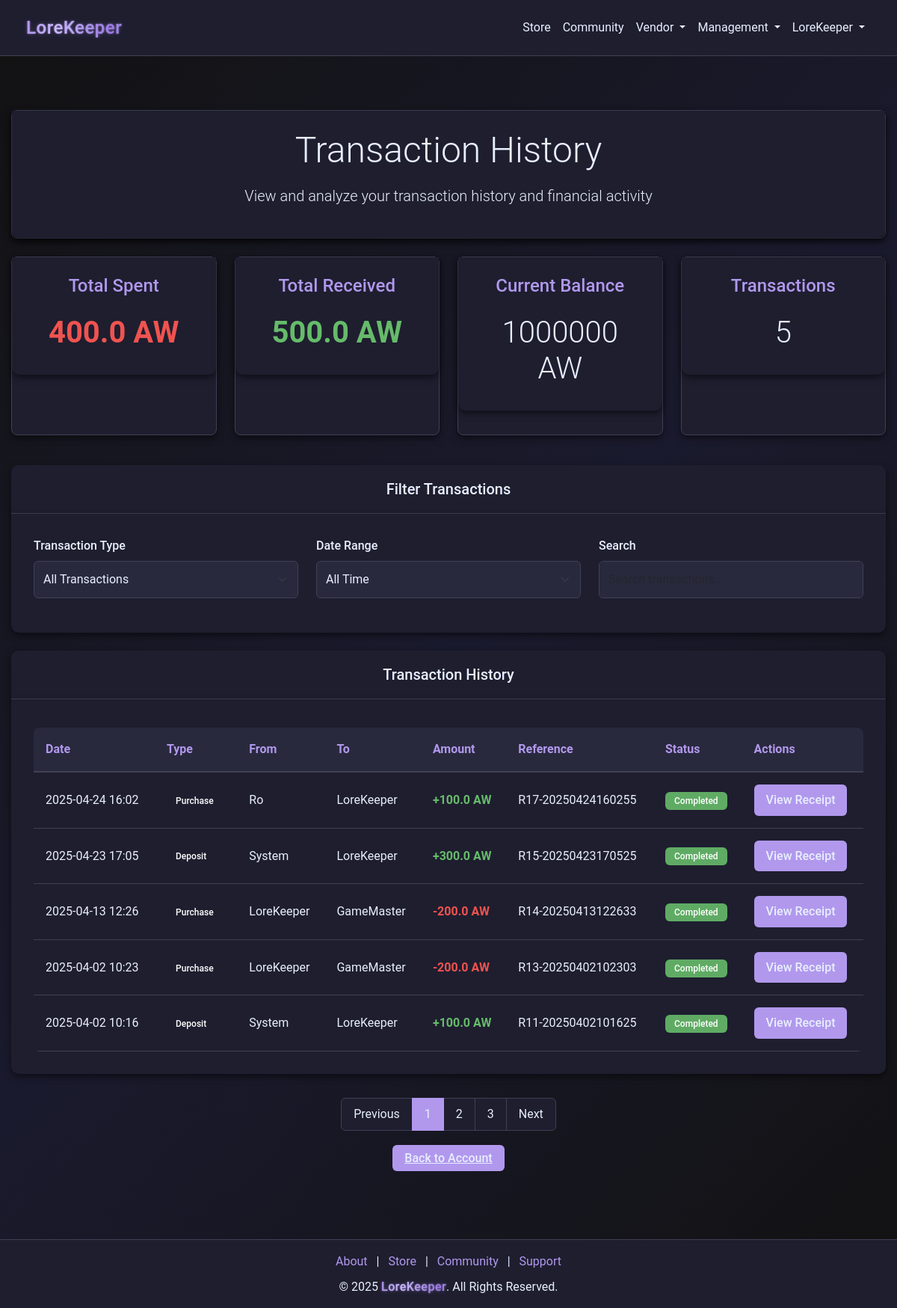
/account/transactions (signed in), run on the app's committed database.
### models.py (models this page shows)
class User(db.Model):
    __tablename__ = "users"
    id = db.Column(db.Integer, primary_key=True)
    username = db.Column(db.String(64), nullable=False, index=True)
    email = db.Column(db.String(128), unique=True, nullable=False, index=True)
    password = db.Column(db.String(128), nullable=False)
    bio = db.Column(db.String(256), default="")
    privilege_id = db.Column(db.Integer, db.ForeignKey("privileges.id"), default=1)
    created_at = db.Column(db.DateTime, default=datetime.utcnow)
    status = db.Column(db.String(64), default="Active", index=True)
    balance = db.Column(db.Integer, default=0)
    pending_balance = db.Column(db.Integer, default=0)
    purchases = db.relationship(
        "Purchase", back_populates="user", lazy=True, cascade="all, delete-orphan"
    )
    subscription = db.relationship(
        "Subscription", back_populates="user", lazy=True, cascade="all, delete-orphan"
    )
    received_transactions = db.relationship(
        "Receipt", foreign_keys="Receipt.receiver_id", back_populates="receiver"
    )
    tickets = db.relationship("SupportTicket", back_populates="user")
    responses = db.relationship("SupportTicketResponse", back_populates="responder")
    balance_logs = db.relationship("TransactionLog", back_populates="user")
    game_states = db.relationship("GameState", back_populates="user")
    grindstone_items = db.relationship("GrindStoneItem", back_populates="user")
    community_posts = db.relationship("CommunityPost", back_populates="creator")
    community_replies = db.relationship("CommunityReply", back_populates="creator")

class SystemTransaction(db.Model):
    __tablename__ = "system_transactions"
    id = db.Column(db.Integer, primary_key=True)
    transaction_type = db.Column(db.String(64), nullable=False, index=True)
    sender_id = db.Column(db.Integer, db.ForeignKey("users.id"), nullable=False)
    receiver_id = db.Column(db.Integer, db.ForeignKey("users.id"), nullable=False)
    amount = db.Column(db.Float, nullable=False)
    status = db.Column(db.String(64), default="Pending", index=True)
    created_at = db.Column(db.DateTime, default=datetime.utcnow)
    completed_at = db.Column(db.DateTime, nullable=True)
    reference_code = db.Column(db.String(128), unique=True)
    notes = db.Column(db.Text, nullable=True)

### app.py (the view)
@app.route("/account/transactions", methods=["GET"])
@login_required
def transaction_history():
    if not session.get("user_id"):
        return redirect(url_for("login"))
    user = User.query.get(session.get("user_id"))
    if not user:
        session.clear()
        return redirect(url_for("login"))
    transactions = (
        SystemTransaction.query.filter(
            (SystemTransaction.sender_id == user.id)
            | (SystemTransaction.receiver_id == user.id)
        )
        .order_by(SystemTransaction.created_at.desc())
        .all()
    )
    total_spent = 0
    total_received = 0
    for transaction in transactions:
        if transaction.sender_id > 0:
            sender = User.query.get(transaction.sender_id)
            transaction.sender_name = sender.username if sender else "Unknown"
        else:
            transaction.sender_name = (
                "System" if transaction.sender_id == SYSTEM_ID else "Payment Provider"
            )
        receiver = User.query.get(transaction.receiver_id)
        transaction.receiver_name = receiver.username if receiver else "Unknown"
        if transaction.sender_id == user.id:
            total_spent += transaction.amount
        if transaction.receiver_id == user.id:
            total_received += transaction.amount
        if not transaction.notes:
            if transaction.transaction_type == "DEPOSIT":
                transaction.notes = (
                    f"Deposit of {transaction.amount} AW from payment provider"
                )
            elif transaction.transaction_type == "PURCHASE":
                transaction.notes = f"Purchase transaction of {transaction.amount} AW"
            elif transaction.transaction_type == "TRANSFER":
                if transaction.sender_id == user.id:
                    transaction.notes = f"Transfer of {transaction.amount} AW to {transaction.receiver_name}"
                else:
                    transaction.notes = f"Transfer of {transaction.amount} AW from {transaction.sender_name}"
            elif transaction.transaction_type == "REFUND":
                transaction.notes = f"Refund of {transaction.amount} AW"
            else:
                transaction.notes = f"{transaction.transaction_type} transaction of {transaction.amount} AW"
    return render_template(
        "account_receipt_history.html",
        user=user,
        transactions=transactions,
        total_spent=total_spent,
        total_received=total_received,
        transaction_count=len(transactions),
    )

### app.py (called while the page is built)
@app.after_request
def add_header(response):
    response.headers["Cache-Control"] = "no-store"
    return response

@app.before_request
def before_request():
    try:
        if session.get("user_id"):
            session.permanent = True
        else:
            getCookie()
    except Exception:
        session.clear()

### wrappers.py (called while the page is built)
def login_required(f):
    @wraps(f)
    def decorated_function(*args, **kwargs):
        if not session.get("user_id"):
            flash("You must be logged in to access this page", "warning")
            return redirect(url_for("login"))
        return f(*args, **kwargs)
    return decorated_function

### templates/account_receipt_history.html (shortened to what this page needs)
{% extends "nav_footer_template.html" %}
{% block content %}
<div class="container mt-5 mb-5">
    <div class="admin-card mb-4">
        <div class="card-body text-center">
            <h1 class="display-5 mb-3">Transaction History</h1>
            <p class="lead">View and analyze your transaction history and financial activity</p>
        </div>
    </div>
    <div class="row mb-4">
        <div class="col-md-3 mb-3">
            <div class="admin-card h-100">
                <div class="card-body text-center">
                    <h5 class="card-title">Total Spent</h5>
                    <h2 class="display-6 amount-negative">{{ total_spent }} AW</h2>
                </div>
            </div>
        </div>
        <div class="col-md-3 mb-3">
            <div class="admin-card h-100">
                <div class="card-body text-center">
                    <h5 class="card-title">Total Received</h5>
                    <h2 class="display-6 amount-positive">{{ total_received }} AW</h2>
                </div>
            </div>
        </div>
        <div class="col-md-3 mb-3">
            <div class="admin-card h-100">
                <div class="card-body text-center">
                    <h5 class="card-title">Current Balance</h5>
                    <h2 class="display-6">{{ user.balance }} AW</h2>
                </div>
            </div>
        </div>
        <div class="col-md-3 mb-3">
            <div class="admin-card h-100">
                <div class="card-body text-center">
                    <h5 class="card-title">Transactions</h5>
                    <h2 class="display-6">{{ transaction_count }}</h2>
                </div>
            </div>
        </div>
    </div>
    <div class="card mb-4">
        <div class="card-header">
            <h3 class="card-title h5 mb-0">Filter Transactions</h3>
        </div>
        <div class="card-body admin-form">
            <div class="row">
                <div class="col-md-4 mb-3">
                    <label for="transactionType" class="form-label">Transaction Type</label>
                    <select class="form-select" id="transactionType">
                        <option value="all" selected>All Transactions</option>
                    </select>
                </div>
                <div class="col-md-4 mb-3">
                    <label for="dateRange" class="form-label">Date Range</label>
                    <select class="form-select" id="dateRange">
                        <option value="all" selected>All Time</option>
                    </select>
                </div>
                <div class="col-md-4 mb-3">
                    <label for="searchTransaction" class="form-label">Search</label>
                    <input type="text" class="form-control" id="searchTransaction" placeholder="Search transactions...">
                </div>
            </div>
        </div>
    </div>
    <div class="card mb-4">
        <div class="card-header">
            <h3 class="card-title h5 mb-0">Transaction History</h3>
        </div>
        <div class="card-body">
            <div class="table-responsive">
                <table class="data-table">
                    <thead>
                        <tr>
                            <th>Date</th>
                            <th>Type</th>
                            <th>From</th>
                            <th>To</th>
                            <th>Amount</th>
                            <th>Reference</th>
                            <th>Status</th>
                            <th>Actions</th>
                        </tr>
                    </thead>
                    <tbody>
                        {% for transaction in transactions %}
                        <tr>
                            <td>{{ transaction.created_at.strftime('%Y-%m-%d %H:%M') }}</td>
                            <td>
                                {% if transaction.transaction_type == 'DEPOSIT' %}
                                <span class="badge badge-deposit">Deposit</span>
                                {% elif transaction.transaction_type == 'PURCHASE' %}
                                <span class="badge badge-purchase">Purchase</span>
                                {% elif transaction.transaction_type == 'TRANSFER' %}
                                <span class="badge badge-transfer">Transfer</span>
                                {% elif transaction.transaction_type == 'REFUND' %}
                                <span class="badge badge-refund">Refund</span>
                                {% else %}
                                <span class="badge bg-secondary">{{ transaction.transaction_type }}</span>
                                {% endif %}
                            </td>
                            <td>{{ transaction.sender_name }}</td>
                            <td>{{ transaction.receiver_name }}</td>
                            <td>
                                {% if transaction.sender_id == user.id %}
                                <span class="amount-negative">-{{ transaction.amount }} AW</span>
                                {% else %}
                                <span class="amount-positive">+{{ transaction.amount }} AW</span>
                                {% endif %}
                            </td>
                            <td>{{ transaction.reference_code if transaction.reference_code else 'N/A' }}</td>
                            <td>
                                <span class="badge {% if transaction.status == 'Completed' %}bg-success{% else %}bg-warning{% endif %}">
                                    {{ transaction.status }}
                                </span>
                            </td>
                            <td>
                                <button class="admin-btn admin-btn-primary" data-bs-toggle="modal" data-bs-target="#receiptModal"
                                    data-id="{{ transaction.id }}"
                                    data-ref="{{ transaction.reference_code if transaction.reference_code else 'N/A' }}"
                                    data-type="{{ transaction.transaction_type }}"
                                    data-amount="{{ transaction.amount }}"
                                    data-date="{{ transaction.created_at.strftime('%Y-%m-%d %H:%M') }}"
                                    data-sender="{{ transaction.sender_name }}"
                                    data-receiver="{{ transaction.receiver_name }}"
                                    data-status="{{ transaction.status }}"
                                    data-notes="{{ transaction.notes if transaction.notes else 'No additional notes' }}">
                                    View Receipt
                                </button>
                            </td>
                        </tr>
                        {% endfor %}
                    </tbody>
                </table>
            </div>
        </div>
    </div>
    <nav aria-label="Transaction history pagination">
        <ul class="pagination justify-content-center">
            <li class="page-item disabled">
                <a class="page-link" href="#" tabindex="-1" aria-disabled="true">Previous</a>
            </li>
            <li class="page-item active"><a class="page-link" href="#">1</a></li>
            <li class="page-item"><a class="page-link" href="#">2</a></li>
            <li class="page-item"><a class="page-link" href="#">3</a></li>
            <li class="page-item">
                <a class="page-link" href="#">Next</a>
            </li>
        </ul>
    </nav>
    <div class="text-center mt-4 mb-5">
        <a href="/account" class="admin-btn admin-btn-primary">Back to Account</a>
    </div>
</div>
{% endblock %}

### data on the page
User: balance "1000000"
SystemTransaction: transaction_type "Purchase"
SystemTransaction: transaction_type "Deposit"
SystemTransaction: transaction_type "Purchase"
SystemTransaction: transaction_type "Purchase"
SystemTransaction: transaction_type "Deposit"

### other printed values
{{ session['username'] }} "LoreKeeper"
{{ total_spent }} "400.0"
{{ total_received }} "500.0"
{{ transaction_count }} "5"
